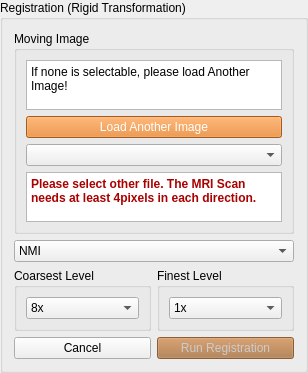
    <widget class="QGroupBox" name="groupBox_register">
     <property name="toolTip">
      <string>Rigidly register another image onto the currently loaded MRI so both share the same space.</string>
     </property>
     <property name="title">
      <string>Registration (Rigid Transformation)</string>
     </property>
     <layout class="QGridLayout" name="gridLayout_14">
      <item row="2" column="0">
       <widget class="QGroupBox" name="groupBox_17">
        <property name="title">
         <string>Coarsest Level</string>
        </property>
        <layout class="QGridLayout" name="gridLayout_4">
         <item row="0" column="0">
          <widget class="QComboBox" name="comboBox_coarest">
           <property name="enabled">
            <bool>true</bool>
           </property>
           <property name="toolTip">
            <string>Coarsest pyramid level to start registration from. For already well-aligned images, coarse levels can converge to a wrong result -- try a lower coarsest/finest setting (closer to 1x) if registration looks wrong.</string>
           </property>
           <property name="currentIndex">
            <number>0</number>
           </property>
           <item>
            <property name="text">
             <string>8x</string>
            </property>
           </item>
           <item>
            <property name="text">
             <string>4x</string>
            </property>
           </item>
           <item>
            <property name="text">
             <string>2x</string>
            </property>
           </item>
           <item>
            <property name="text">
             <string>1x</string>
            </property>
           </item>
          </widget>
         </item>
        </layout>
       </widget>
      </item>
      <item row="0" column="0" colspan="2">
       <widget class="QGroupBox" name="groupBox_27">
        <property name="enabled">
         <bool>true</bool>
        </property>
        <property name="title">
         <string>Moving Image</string>
        </property>
        <layout class="QGridLayout" name="gridLayout_2">
         <item row="2" column="1">
          <widget class="QComboBox" name="comboBox_movingimg">
           <property name="enabled">
            <bool>true</bool>
           </property>
           <property name="toolTip">
            <string>Select which loaded image to register onto the main file as the moving image.</string>
           </property>
           <property name="currentIndex">
            <number>-1</number>
           </property>
          </widget>
         </item>
         <item row="3" column="1">
          <widget class="QTextEdit" name="textEdit_pixels">
           <property name="maximumSize">
            <size>
             <width>16777215</width>
             <height>50</height>
            </size>
           </property>
           <property name="styleSheet">
            <string notr="true">color: rgb(170, 0, 0);</string>
           </property>
           <property name="html">
            <string>&lt;!DOCTYPE HTML PUBLIC &quot;-//W3C//DTD HTML 4.0//EN&quot; &quot;http://www.w3.org/TR/REC-html40/strict.dtd&quot;&gt;
&lt;html&gt;&lt;head&gt;&lt;meta name=&quot;qrichtext&quot; content=&quot;1&quot; /&gt;&lt;meta charset=&quot;utf-8&quot; /&gt;&lt;style type=&quot;text/css&quot;&gt;
p, li { white-space: pre-wrap; }
hr { height: 1px; border-width: 0; }
li.unchecked::marker { content: &quot;\2610&quot;; }
li.checked::marker { content: &quot;\2612&quot;; }
&lt;/style&gt;&lt;/head&gt;&lt;body style=&quot; font-family:'Ubuntu Sans'; font-size:11pt; font-weight:400; font-style:normal;&quot;&gt;
&lt;p style=&quot; margin-top:0px; margin-bottom:0px; margin-left:0px; margin-right:0px; -qt-block-indent:0; text-indent:0px;&quot;&gt;&lt;span style=&quot; font-family:'Segoe UI'; font-size:9pt; font-weight:700;&quot;&gt;Please select other file. The MRI Scan needs at least 4pixels in each direction.&lt;/span&gt;&lt;/p&gt;&lt;/body&gt;&lt;/html&gt;</string>
           </property>
          </widget>
         </item>
         <item row="0" column="1">
          <widget class="QTextEdit" name="textEdit_6">
           <property name="maximumSize">
            <size>
             <width>16777215</width>
             <height>50</height>
            </size>
           </property>
           <property name="html">
            <string>&lt;!DOCTYPE HTML PUBLIC &quot;-//W3C//DTD HTML 4.0//EN&quot; &quot;http://www.w3.org/TR/REC-html40/strict.dtd&quot;&gt;
&lt;html&gt;&lt;head&gt;&lt;meta name=&quot;qrichtext&quot; content=&quot;1&quot; /&gt;&lt;meta charset=&quot;utf-8&quot; /&gt;&lt;style type=&quot;text/css&quot;&gt;
p, li { white-space: pre-wrap; }
hr { height: 1px; border-width: 0; }
li.unchecked::marker { content: &quot;\2610&quot;; }
li.checked::marker { content: &quot;\2612&quot;; }
&lt;/style&gt;&lt;/head&gt;&lt;body style=&quot; font-family:'Ubuntu Sans'; font-size:11pt; font-weight:400; font-style:normal;&quot;&gt;
&lt;p style=&quot; margin-top:0px; margin-bottom:0px; margin-left:0px; margin-right:0px; -qt-block-indent:0; text-indent:0px;&quot;&gt;&lt;span style=&quot; font-family:'Segoe UI'; font-size:9pt;&quot;&gt;If none is selectable, please load Another Image!&lt;/span&gt;&lt;/p&gt;&lt;/body&gt;&lt;/html&gt;</string>
           </property>
          </widget>
         </item>
         <item row="1" column="1">
          <widget class="QPushButton" name="pushButton_loadOtherImage">
           <property name="toolTip">
            <string>Add another image file to register against the main file.</string>
           </property>
           <property name="styleSheet">
            <string notr="true"> QPushButton { background-color: #e67e22; color: white; } QPushButton:disabled { background-color: #a9713f; color: #cccccc; }</string>
           </property>
           <property name="text">
            <string>Load Another Image</string>
           </property>
          </widget>
         </item>
        </layout>
       </widget>
      </item>
      <item row="3" column="1">
       <widget class="QPushButton" name="pushButton_registration">
        <property name="enabled">
         <bool>false</bool>
        </property>
        <property name="acceptDrops">
         <bool>false</bool>
        </property>
        <property name="toolTip">
         <string>Runs rigid registration of the selected moving image onto the main image. If the result looks wrong, retry with a coarser finest level when prompted.</string>
        </property>
        <property name="styleSheet">
         <string notr="true"> QPushButton { background-color: #e67e22; color: white; } QPushButton:disabled { background-color: #a9713f; color: #cccccc; }</string>
        </property>
        <property name="text">
         <string>Run Registration</string>
        </property>
       </widget>
      </item>
      <item row="3" column="0">
       <widget class="QPushButton" name="pushButton_regCancel">
        <property name="toolTip">
         <string>Close the registration dialog without registering.</string>
        </property>
        <property name="text">
         <string>Cancel</string>
        </property>
       </widget>
      </item>
      <item row="2" column="1">
       <widget class="QGroupBox" name="groupBox_26">
        <property name="title">
         <string>Finest Level</string>
        </property>
        <layout class="QGridLayout" name="gridLayout_3">
         <item row="0" column="0">
          <widget class="QComboBox" name="comboBox_finest">
           <property name="enabled">
            <bool>true</bool>
           </property>
           <property name="toolTip">
            <string>Finest pyramid level to end registration at. Must not be coarser than the coarsest-level setting. Stopping before 1x (full resolution) can help if registration converges to a wrong result on already well-aligned images.</string>
           </property>
           <property name="currentIndex">
            <number>0</number>
           </property>
           <item>
            <property name="text">
             <string>1x</string>
            </property>
           </item>
           <item>
            <property name="text">
             <string>2x</string>
            </property>
           </item>
           <item>
            <property name="text">
             <string>4x</string>
            </property>
           </item>
          </widget>
         </item>
        </layout>
       </widget>
      </item>
      <item row="1" column="0" colspan="2">
       <widget class="QComboBox" name="comboBox_regitstration_metric">
        <property name="toolTip">
         <string>Image similarity metric: NMI (Normalised Mutual Information, works across different contrasts/modalities), NCC (Normalised Cross-Correlation, radius 4x4x4), or SSD (Sum of Squared Differences, same-contrast images only).</string>
        </property>
        <item>
         <property name="text">
          <string>NMI</string>
         </property>
        </item>
        <item>
         <property name="text">
          <string>NCC</string>
         </property>
        </item>
        <item>
         <property name="text">
          <string>SSD</string>
         </property>
        </item>
       </widget>
      </item>
     </layout>
    </widget>
